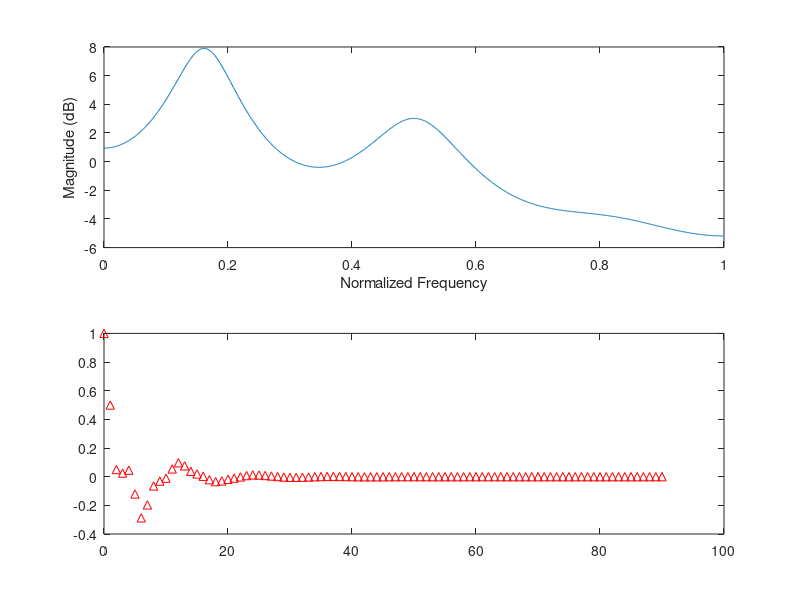

Reproduce this figure in MATLAB.

clc;

b = [1];
a = [1 -.5 .2 -.1 .007 .14 .15];

% Frequency response
subplot(2,1,1)

[h1,w] = freqz(b,a,1001);
plot(w/pi,20*log10(abs(h1)))
ax = gca;
xlabel('Normalized Frequency')
ylabel('Magnitude (dB)')

% impulse respose 

subplot(2,1,2)
impz(b,a)



